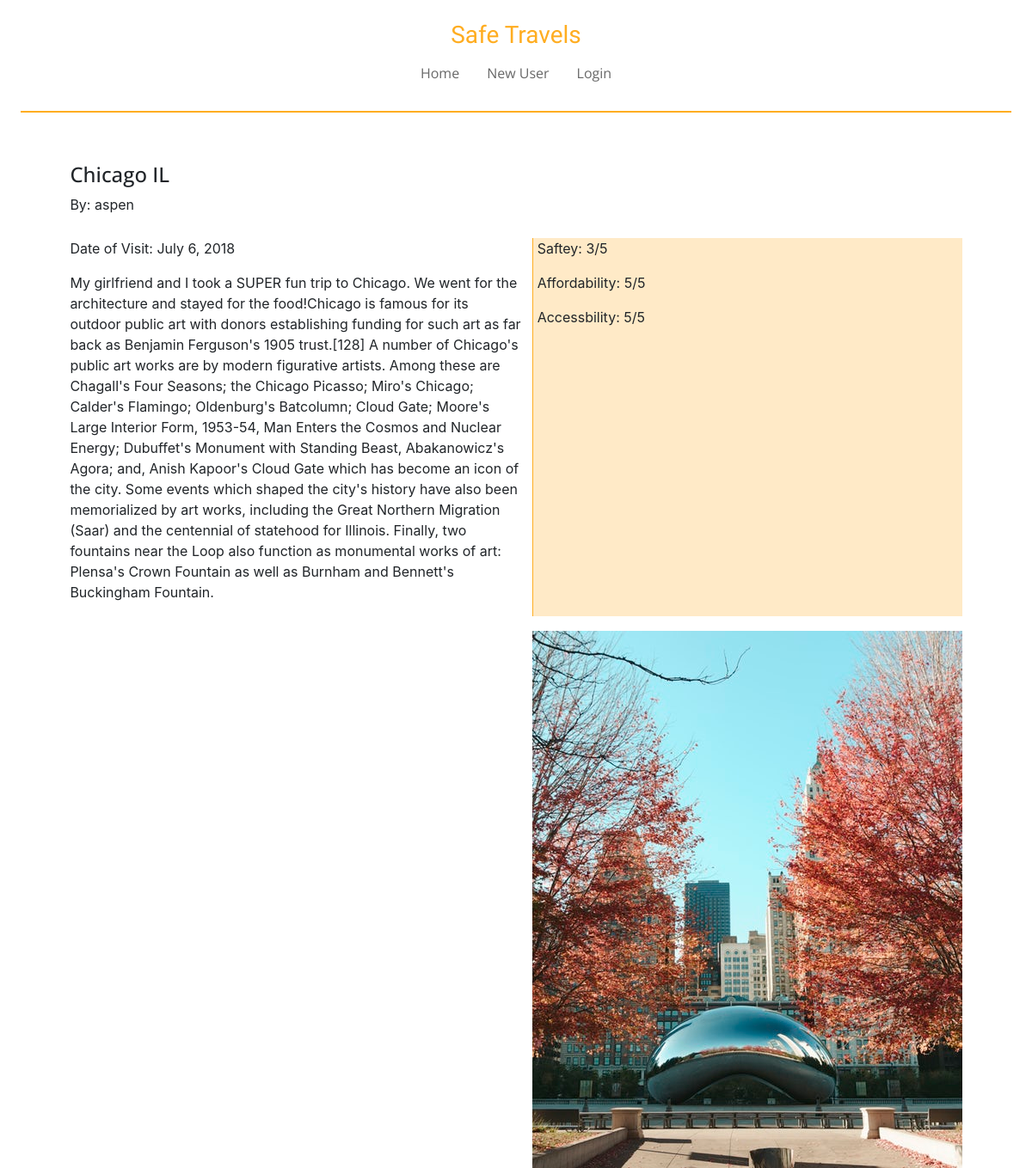
The app's page /logDetails/17/, older data.
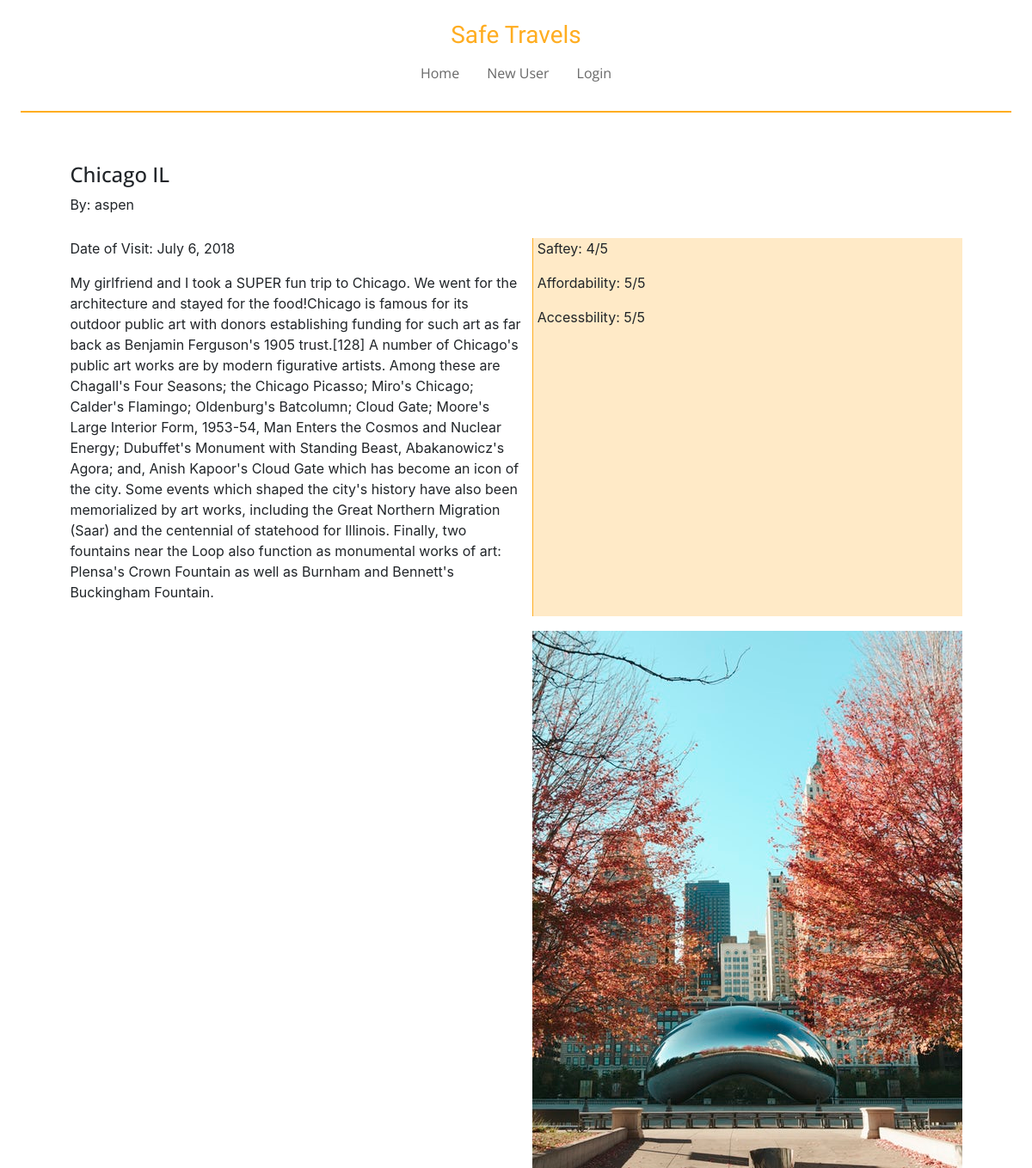
The same page, newer data.
### travelApp/models.py (models this page shows, shortened)
class LocationLog(models.Model):
    location = models.CharField(max_length=500, default='')
    location_lat = models.FloatField(default=0)
    location_long = models.FloatField(default=0)
    date_of_visit = models.DateField(default=date.today)
    summary = models.TextField(default='')
    safety = models.PositiveSmallIntegerField(default=1)
    affordability = models.PositiveSmallIntegerField(default=1)
    accessibility = models.PositiveSmallIntegerField(default=1)
    image = models.ImageField(upload_to='images', null=True, blank=True)
    userModel_fk = models.ForeignKey(UserModel, on_delete=models.CASCADE, null=True, blank=True)

class UserModel(models.Model):
    username = models.CharField(max_length=500, default='')
    password = models.CharField(max_length=500, default='')
    email = models.EmailField(default='')
    user_fk = models.ForeignKey(User, on_delete=models.CASCADE, null=True, blank=True)

### travelApp/views.py (the view)
# urls.py: path('logDetails/<int:logID>/', views.logDetails, name='logDetails'),
def logDetails(request, logID):
    log = LocationLog.objects.get(pk=logID)
    context = {
        'log': log,
    }
    return render(request, 'travelApp/logDetails.html', context)

### travelApp/templates/travelApp/logDetails.html (shortened to what this page needs)
{% extends 'travelApp/base.html' %}
{% block content %}
<div class="formatDetails">
    <div class="detailsHeader">
        <h4>{{ log.location }}</h4>
        <p>
            By: {{log.userModel_fk.username}}
        </p>
    </div>
   <div class="detailsDetails">
       <p>
           Date of Visit:
           {{ log.date_of_visit  }}
       </p>
       <p>
           {{ log.summary }}
       </p>
   </div>
    {% if log.image %}
    <div class="detailImage">
        <img src="{{ log.image.url }}" alt="log image">
    </div>
    {% endif %}
    <div class="detailsRatings">
        <p>
            Saftey:
            {{ log.safety }}/5
        </p>
        <p>
            Affordability:
            {{ log.affordability }}/5
        </p>
        <p>
            Accessbility:
            {{ log.accessibility }}/5
        </p>
    </div>
</div>
{% endblock %}

Row changes from the older to the newer data that the page shows:
changed LocationLog "Chicago IL": safety "3" → "4"
